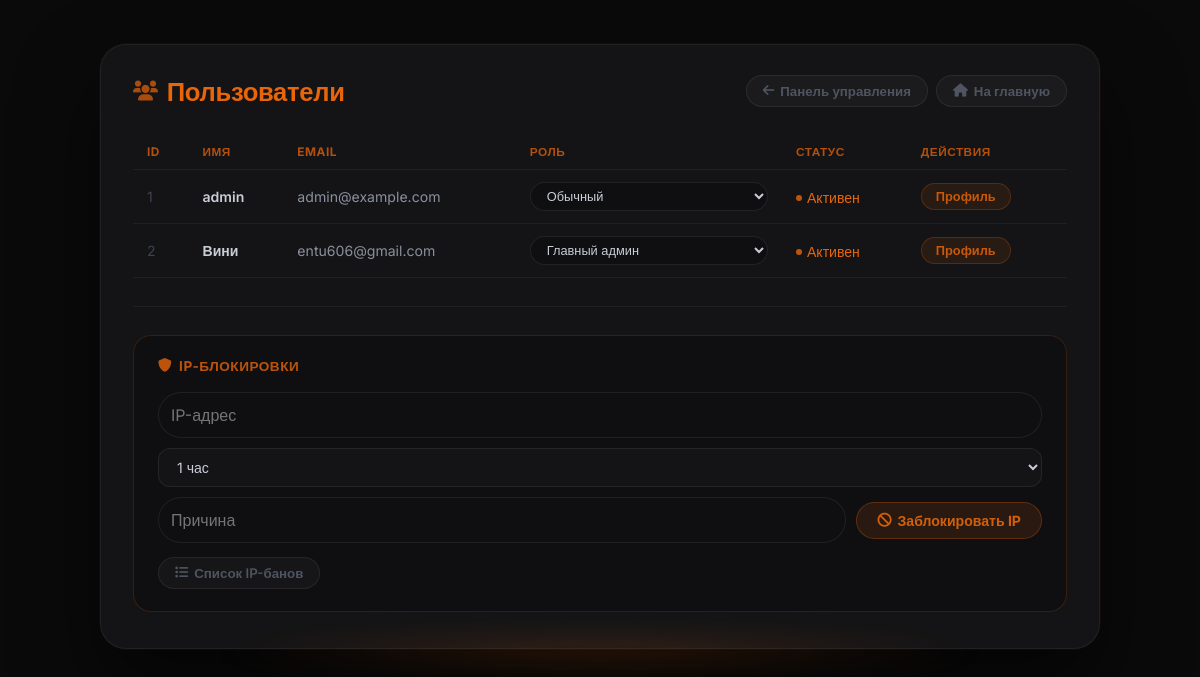
The app's page /admin/users (signed in), older data.
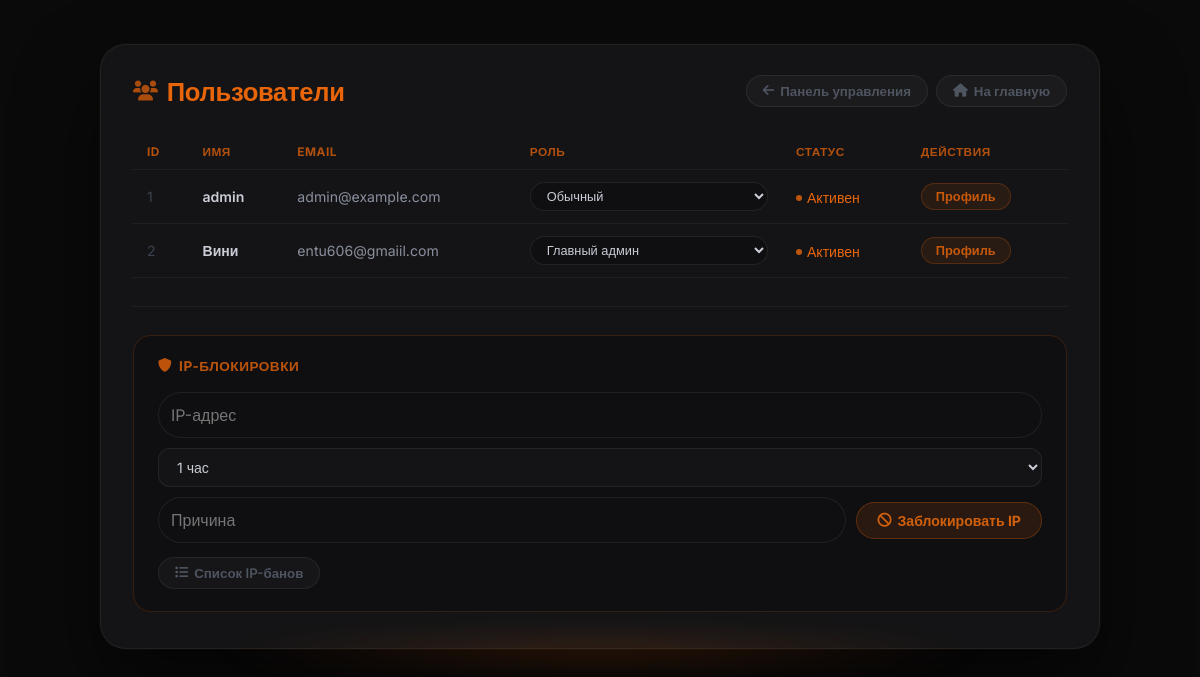
The same page, newer data.
### models.py (models this page shows, shortened)
class User(db.Model, UserMixin):
    __tablename__ = 'users'
    id             = db.Column(db.Integer, primary_key=True)
    username       = db.Column(db.String(80),  unique=True, nullable=False)
    email          = db.Column(db.String(120), unique=True, nullable=False)
    password_hash  = db.Column(db.String(256), nullable=False)
    role           = db.Column(db.Integer, default=0)
    created_at     = db.Column(db.DateTime, default=datetime.utcnow)   # дата регистрации
    last_seen      = db.Column(db.DateTime, default=datetime.utcnow)
    banned_until   = db.Column(db.DateTime, nullable=True)
    ban_reason     = db.Column(db.String(500), nullable=True)
    banned_by_id   = db.Column(db.Integer, db.ForeignKey('users.id'), nullable=True)
    recovery_key   = db.Column(db.String(256), nullable=True)  # хеш секретного ключа восстановления
    articles       = db.relationship('Article',  backref='author',     lazy='dynamic', foreign_keys='Article.author_id')
    comments       = db.relationship('Comment',  backref='author',     lazy='dynamic', foreign_keys='Comment.author_id')
    votes          = db.relationship('Vote',     backref='user',       lazy='dynamic')
    extra_pages    = db.relationship('ExtraPage', backref='author',    lazy='dynamic', foreign_keys='ExtraPage.author_id')
    comment_reactions = db.relationship('CommentReaction', backref='user', lazy='dynamic')
    def is_banned(self):
        if self.banned_until and self.banned_until > datetime.utcnow():
            return True
        return False
    def can_ip_ban(self):
        return self.role >= 4

### app.py (the view)
@app.route('/admin/users')
@login_required
@admin_required
def admin_users():
    users     = User.query.all()
    muted_ids = {m.user_id for m in Mute.query.filter(Mute.muted_until > datetime.utcnow()).all()}
    return render_template('admin/users.html', users=users, muted_ids=muted_ids)

### app.py (called while the page is built)
@login_manager.user_loader
def load_user(user_id):
    return User.query.get(int(user_id))

@app.before_request
def create_tables():
    db.create_all()
    try:
        with db.engine.connect() as conn:
            conn.execute(db.text(
                "ALTER TABLE users ADD COLUMN IF NOT EXISTS recovery_key VARCHAR(256)"
            ))
            conn.commit()
    except Exception:
        pass

@app.before_request
def update_last_seen():
    if current_user.is_authenticated:
        current_user.last_seen = datetime.utcnow()
        db.session.commit()

@app.after_request
def add_security_headers(response):
    response.headers['X-Content-Type-Options'] = 'nosniff'
    response.headers['X-Frame-Options']        = 'DENY'
    response.headers['X-XSS-Protection']       = '1; mode=block'
    response.headers.pop('Server', None)
    response.headers.pop('X-Powered-By', None)
    return response

def admin_required(f):
    from functools import wraps
    @wraps(f)
    def decorated(*args, **kwargs):
        if not current_user.is_authenticated or current_user.role < 4: abort(403)
        return f(*args, **kwargs)
    return decorated

### templates/admin/users.html (shortened to what this page needs)
{% extends "base.html" %}
{% block content %}
<div class="admin-outer">
<div class="admin-card">
    <div class="admin-header">
        <h2 class="admin-title"><i class="fas fa-users"></i> Пользователи</h2>
        <div style="display:flex; gap:8px; flex-wrap:wrap;">
            <a href="{{ url_for('admin_panel') }}" class="btn btn-secondary"><i class="fas fa-arrow-left"></i> Панель управления</a>
            <a href="{{ url_for('index') }}" class="btn btn-secondary"><i class="fas fa-home"></i> На главную</a>
        </div>
    </div>
    <table class="users-table">
        <thead>
            <tr>
                <th>ID</th>
                <th>Имя</th>
                <th>Email</th>
                <th>Роль</th>
                <th>Статус</th>
                <th>Действия</th>
            </tr>
        </thead>
        <tbody>
            {% for u in users %}
            <tr>
                <td style="color:#3d4350;">{{ u.id }}</td>
                <td style="color:#c9cdd6; font-weight:600;">{{ u.username }}</td>
                <td>{{ u.email }}</td>
                <td>
                    <form action="{{ url_for('change_user_role', user_id=u.id) }}" method="POST" style="display:inline;">
                        <select name="role" onchange="this.form.submit()" class="role-select">
                            <option value="0" {% if u.role == 0 %}selected{% endif %}>Обычный</option>
                            <option value="4" {% if u.role == 4 %}selected{% endif %}>Главный админ</option>
                        </select>
                    </form>
                </td>
                <td>
                    {% if u.is_banned() %}
                        <span class="status-banned"><i class="fas fa-ban" style="font-size:0.7rem;"></i> Забанен до {{ u.banned_until.strftime('%d.%m.%Y %H:%M') }}</span>
                    {% elif u.id in muted_ids %}
                        <span class="status-muted"><i class="fas fa-volume-mute" style="font-size:0.7rem;"></i> В муте</span>
                    {% else %}
                        <span class="status-active"><span class="dot"></span> Активен</span>
                    {% endif %}
                </td>
                <td>
                    <a href="{{ url_for('admin_user_profile', user_id=u.id) }}" class="profile-btn">Профиль</a>
                </td>
            </tr>
            {% endfor %}
        </tbody>
    </table>
    {% if current_user.can_ip_ban() %}
    <div class="divider"></div>
    <div class="ip-block">
        <div class="ip-block-title"><i class="fas fa-shield-alt"></i> IP-блокировки</div>
        <form action="{{ url_for('ip_ban') }}" method="POST" class="ip-form">
            <input type="text" name="ip" placeholder="IP-адрес" required class="ip-input">
            <select name="duration" required class="ip-select">
                <option value="1h">1 час</option>
            </select>
            <input type="text" name="reason" placeholder="Причина" class="ip-input">
            <button type="submit" class="ip-submit"><i class="fas fa-ban"></i> Заблокировать IP</button>
        </form>
        <a href="{{ url_for('ip_ban_list') }}" class="btn btn-secondary" style="margin-top:14px; display:inline-flex;"><i class="fas fa-list"></i> Список IP-банов</a>
    </div>
    {% endif %}
</div>
</div>
{% endblock %}

### templates/base.html (shortened to what this page needs)
<!DOCTYPE html>
<html lang="ru">
<head>
    <link rel="stylesheet" href="https://cdnjs.cloudflare.com/ajax/libs/font-awesome/6.0.0-beta3/css/all.min.css">
</head>
<body>
    <div class="container">
        {% block content %}{% endblock %}
    </div>
</body>
</html>

### templates/base.html (style rules this page uses)
* { margin:0; padding:0; box-sizing:border-box; }
body { background:#0a0a0b; color:#f0f0f0; font-family:'Inter',sans-serif; min-height:100vh; display:flex; justify-content:center; align-items:center; padding:20px; }
.container { max-width:800px; width:100%; background:#141416; border-radius:48px; padding:48px; box-shadow:0 0 0 1px rgba(232,101,10,0.06), 0 25px 50px rgba(0,0,0,0.7); border:1px solid rgba(255,255,255,0.06); }
h1, h2 { color:#ff6600; margin-bottom:20px; }
input[type="text"], input[type="email"], input[type="password"], select { width:100%; padding:12px; background:#0f0f11; border:1px solid rgba(255,255,255,0.07); border-radius:30px; color:#fff; font-size:1rem; }
.btn { background:#e8650a; color:#0a0a0b; border:none; padding:12px 24px; border-radius:60px; cursor:pointer; font-weight:600; transition:0.2s; }
.btn-secondary { background:rgba(255,255,255,0.04); color:#c9cdd6; border:1px solid rgba(232,101,10,0.25); }
table { width:100%; border-collapse:collapse; margin-top:20px; }
th { background:#0f0f11; color:#c8580a; padding:10px; text-align:left; }
td { padding:10px; border-bottom:1px solid rgba(255,255,255,0.05); }
select { background:#0f0f11; color:#c9cdd6; padding:5px; border-radius:20px; }

Row changes from the older to the newer data that the page shows:
changed User "Вини": email "entu606@gmail.com" → "entu606@gmaiil.com"
